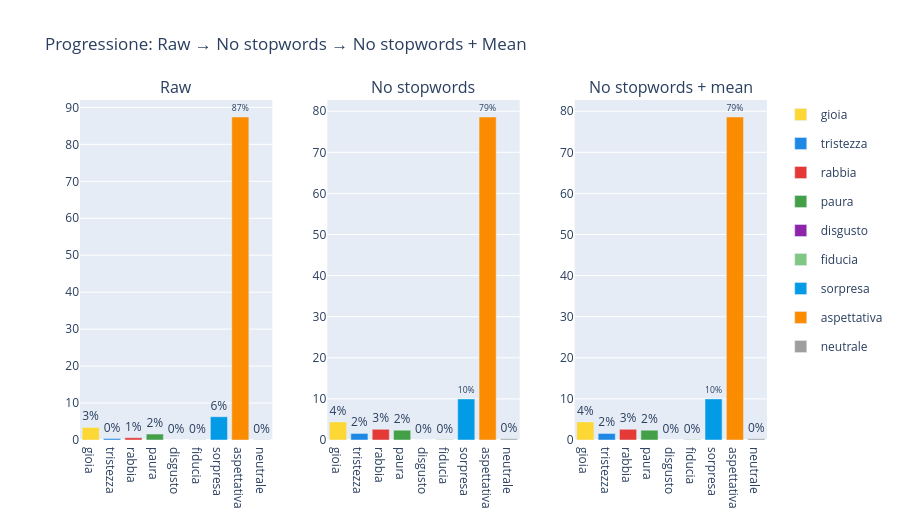

Notebook code cell kept with this figure:
### Markdown cell above
## 10. Soluzione 2 — Normalizzazione corpus_mean

La normalizzazione *corpus_mean* (ItEm, Pollacci 2015) risolve l'artefatto strutturale:
per ogni commento, si divide ogni score emotivo per la somma di tutti gli score.
Questo azzera il vantaggio assoluto delle emozioni strutturalmente più alte
e lascia solo la **proporzione relativa** tra le emozioni.

Il risultato è confrontabile tra commenti di lunghezze diverse
e non dipende dal numero totale di parole trovate.

### Code cell
def normalize_mean(df_res):
    """Normalizzazione corpus_mean: ogni score diviso per la somma di riga."""
    df_n = df_res.copy()
    row_sums = df_res[BASIC_EMOTIONS].sum(axis=1).replace(0, 1)
    for emo in BASIC_EMOTIONS:
        df_n[emo] = df_res[emo] / row_sums
    df_n["dominant_emotion"] = df_n[BASIC_EMOTIONS].idxmax(axis=1)
    df_n.loc[df_res[BASIC_EMOTIONS].sum(axis=1) == 0, "dominant_emotion"] = "neutrale"
    return df_n

df_sw_mean_orig = normalize_mean(df_sw_orig)

# Confronto: raw → no-stopwords → no-stopwords + mean
fig = make_subplots(rows=1, cols=3,
                    subplot_titles=["Raw", "No stopwords", "No stopwords + mean"],
                    horizontal_spacing=0.08)
for col_idx, df_r in enumerate(
    [results_raw["Originale (α=0)"], df_sw_orig, df_sw_mean_orig], start=1
):
    counts = df_r["dominant_emotion"].value_counts()
    total  = len(df_r)
    for emo in BASIC_EMOTIONS + ["neutrale"]:
        n = counts.get(emo, 0)
        fig.add_trace(go.Bar(
            name=emo, x=[emo], y=[round(n/total*100, 1)],
            marker_color=EMOTION_COLORS.get(emo, "#999"),
            showlegend=(col_idx == 1), legendgroup=emo,
            text=[f"{n/total*100:.0f}%"], textposition="outside"
        ), row=1, col=col_idx)
fig.update_layout(title_text="Progressione: Raw → No stopwords → No stopwords + Mean",
                  barmode="group", height=520)
fig.show()

### Figure 1 — Plotly figure (JSON) as saved in the notebook; plotly's stock layout.template omitted (floating-point values rounded to 4 significant figures)
{"data": [{"legendgroup": "gioia", "marker": {"color": "#FDD835"}, "name": "gioia", "showlegend": true, "text": ["3%"], "textposition": "outside", "x": ["gioia"], "y": [3.4], "type": "bar", "xaxis": "x", "yaxis": "y"}, {"legendgroup": "tristezza", "marker": {"color": "#1E88E5"}, "name": "tristezza", "showlegend": true, "text": ["0%"], "textposition": "outside", "x": ["tristezza"], "y": [0.4], "type": "bar", "xaxis": "x", "yaxis": "y"}, {"legendgroup": "rabbia", "marker": {"color": "#E53935"}, "name": "rabbia", "showlegend": true, "text": ["1%"], "textposition": "outside", "x": ["rabbia"], "y": [0.6], "type": "bar", "xaxis": "x", "yaxis": "y"}, {"legendgroup": "paura", "marker": {"color": "#43A047"}, "name": "paura", "showlegend": true, "text": ["2%"], "textposition": "outside", "x": ["paura"], "y": [1.6], "type": "bar", "xaxis": "x", "yaxis": "y"}, {"legendgroup": "disgusto", "marker": {"color": "#8E24AA"}, "name": "disgusto", "showlegend": true, "text": ["0%"], "textposition": "outside", "x": ["disgusto"], "y": [0.0], "type": "bar", "xaxis": "x", "yaxis": "y"}, {"legendgroup": "fiducia", "marker": {"color": "#81C784"}, "name": "fiducia", "showlegend": true, "text": ["0%"], "textposition": "outside", "x": ["fiducia"], "y": [0.1], "type": "bar", "xaxis": "x", "yaxis": "y"}, {"legendgroup": "sorpresa", "marker": {"color": "#039BE5"}, "name": "sorpresa", "showlegend": true, "text": ["6%"], "textposition": "outside", "x": ["sorpresa"], "y": [6.3], "type": "bar", "xaxis": "x", "yaxis": "y"}, {"legendgroup": "aspettativa", "marker": {"color": "#FB8C00"}, "name": "aspettativa", "showlegend": true, "text": ["87%"], "textposition": "outside", "x": ["aspettativa"], "y": [87.4], "type": "bar", "xaxis": "x", "yaxis": "y"}, {"legendgroup": "neutrale", "marker": {"color": "#9E9E9E"}, "name": "neutrale", "showlegend": true, "text": ["0%"], "textposition": "outside", "x": ["neutrale"], "y": [0.1], "type": "bar", "xaxis": "x", "yaxis": "y"}, {"legendgroup": "gioia", "marker": {"color": "#FDD835"}, "name": "gioia", "showlegend": false, "text": ["4%"], "textposition": "outside", "x": ["gioia"], "y": [4.4], "type": "bar", "xaxis": "x2", "yaxis": "y2"}, {"legendgroup": "tristezza", "marker": {"color": "#1E88E5"}, "name": "tristezza", "showlegend": false, "text": ["2%"], "textposition": "outside", "x": ["tristezza"], "y": [1.6], "type": "bar", "xaxis": "x2", "yaxis": "y2"}, {"legendgroup": "rabbia", "marker": {"color": "#E53935"}, "name": "rabbia", "showlegend": false, "text": ["3%"], "textposition": "outside", "x": ["rabbia"], "y": [2.6], "type": "bar", "xaxis": "x2", "yaxis": "y2"}, {"legendgroup": "paura", "marker": {"color": "#43A047"}, "name": "paura", "showlegend": false, "text": ["2%"], "textposition": "outside", "x": ["paura"], "y": [2.4], "type": "bar", "xaxis": "x2", "yaxis": "y2"}, {"legendgroup": "disgusto", "marker": {"color": "#8E24AA"}, "name": "disgusto", "showlegend": false, "text": ["0%"], "textposition": "outside", "x": ["disgusto"], "y": [0.0], "type": "bar", "xaxis": "x2", "yaxis": "y2"}, {"legendgroup": "fiducia", "marker": {"color": "#81C784"}, "name": "fiducia", "showlegend": false, "text": ["0%"], "textposition": "outside", "x": ["fiducia"], "y": [0.1], "type": "bar", "xaxis": "x2", "yaxis": "y2"}, {"legendgroup": "sorpresa", "marker": {"color": "#039BE5"}, "name": "sorpresa", "showlegend": false, "text": ["10%"], "textposition": "outside", "x": ["sorpresa"], "y": [10.0], "type": "bar", "xaxis": "x2", "yaxis": "y2"}, {"legendgroup": "aspettativa", "marker": {"color": "#FB8C00"}, "name": "aspettativa", "showlegend": false, "text": ["79%"], "textposition": "outside", "x": ["aspettativa"], "y": [78.6], "type": "bar", "xaxis": "x2", "yaxis": "y2"}, {"legendgroup": "neutrale", "marker": {"color": "#9E9E9E"}, "name": "neutrale", "showlegend": false, "text": ["0%"], "textposition": "outside", "x": ["neutrale"], "y": [0.3], "type": "bar", "xaxis": "x2", "yaxis": "y2"}, {"legendgroup": "gioia", "marker": {"color": "#FDD835"}, "name": "gioia", "showlegend": false, "text": ["4%"], "textposition": "outside", "x": ["gioia"], "y": [4.4], "type": "bar", "xaxis": "x3", "yaxis": "y3"}, {"legendgroup": "tristezza", "marker": {"color": "#1E88E5"}, "name": "tristezza", "showlegend": false, "text": ["2%"], "textposition": "outside", "x": ["tristezza"], "y": [1.6], "type": "bar", "xaxis": "x3", "yaxis": "y3"}, {"legendgroup": "rabbia", "marker": {"color": "#E53935"}, "name": "rabbia", "showlegend": false, "text": ["3%"], "textposition": "outside", "x": ["rabbia"], "y": [2.6], "type": "bar", "xaxis": "x3", "yaxis": "y3"}, {"legendgroup": "paura", "marker": {"color": "#43A047"}, "name": "paura", "showlegend": false, "text": ["2%"], "textposition": "outside", "x": ["paura"], "y": [2.4], "type": "bar", "xaxis": "x3", "yaxis": "y3"}, {"legendgroup": "disgusto", "marker": {"color": "#8E24AA"}, "name": "disgusto", "showlegend": false, "text": ["0%"], "textposition": "outside", "x": ["disgusto"], "y": [0.0], "type": "bar", "xaxis": "x3", "yaxis": "y3"}, {"legendgroup": "fiducia", "marker": {"color": "#81C784"}, "name": "fiducia", "showlegend": false, "text": ["0%"], "textposition": "outside", "x": ["fiducia"], "y": [0.1], "type": "bar", "xaxis": "x3", "yaxis": "y3"}, {"legendgroup": "sorpresa", "marker": {"color": "#039BE5"}, "name": "sorpresa", "showlegend": false, "text": ["10%"], "textposition": "outside", "x": ["sorpresa"], "y": [10.0], "type": "bar", "xaxis": "x3", "yaxis": "y3"}, {"legendgroup": "aspettativa", "marker": {"color": "#FB8C00"}, "name": "aspettativa", "showlegend": false, "text": ["79%"], "textposition": "outside", "x": ["aspettativa"], "y": [78.6], "type": "bar", "xaxis": "x3", "yaxis": "y3"}, {"legendgroup": "neutrale", "marker": {"color": "#9E9E9E"}, "name": "neutrale", "showlegend": false, "text": ["0%"], "textposition": "outside", "x": ["neutrale"], "y": [0.3], "type": "bar", "xaxis": "x3", "yaxis": "y3"}], "layout": {"xaxis": {"anchor": "y", "domain": [0.0, 0.28]}, "yaxis": {"anchor": "x", "domain": [0.0, 1.0]}, "xaxis2": {"anchor": "y2", "domain": [0.36, 0.64]}, "yaxis2": {"anchor": "x2", "domain": [0.0, 1.0]}, "xaxis3": {"anchor": "y3", "domain": [0.72, 1.0]}, "yaxis3": {"anchor": "x3", "domain": [0.0, 1.0]}, "annotations": [{"font": {"size": 16}, "showarrow": false, "text": "Raw", "x": 0.14, "xanchor": "center", "xref": "paper", "y": 1.0, "yanchor": "bottom", "yref": "paper"}, {"font": {"size": 16}, "showarrow": false, "text": "No stopwords", "x": 0.5, "xanchor": "center", "xref": "paper", "y": 1.0, "yanchor": "bottom", "yref": "paper"}, {"font": {"size": 16}, "showarrow": false, "text": "No stopwords + mean", "x": 0.86, "xanchor": "center", "xref": "paper", "y": 1.0, "yanchor": "bottom", "yref": "paper"}], "title": {"text": "Progressione: Raw → No stopwords → No stopwords + Mean"}, "barmode": "group", "height": 520}}
